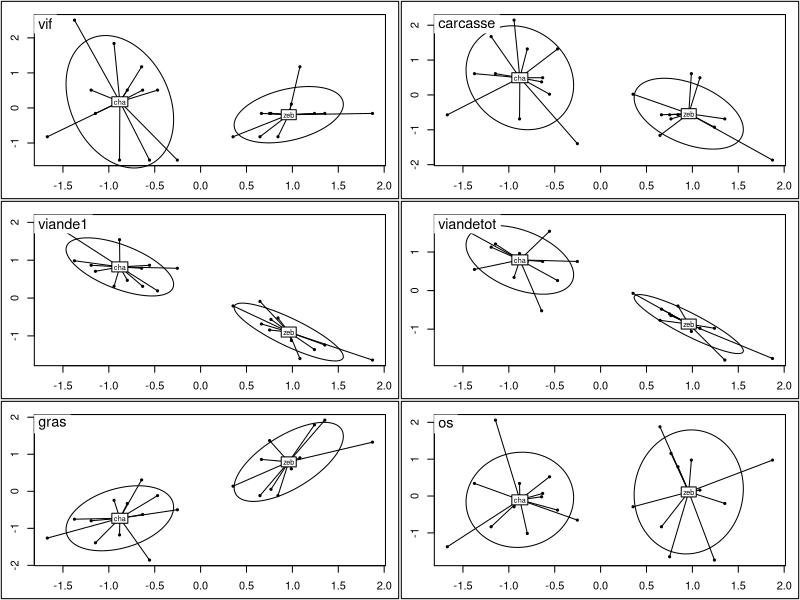

Generate this figure with R:
library(ade4)


### Name: chazeb
### Title: Charolais-Zebus
### Aliases: chazeb
### Keywords: datasets

### ** Examples

data(chazeb)
if(!adegraphicsLoaded())
  plot(discrimin(dudi.pca(chazeb$tab, scan = FALSE), 
    chazeb$cla, scan = FALSE))
